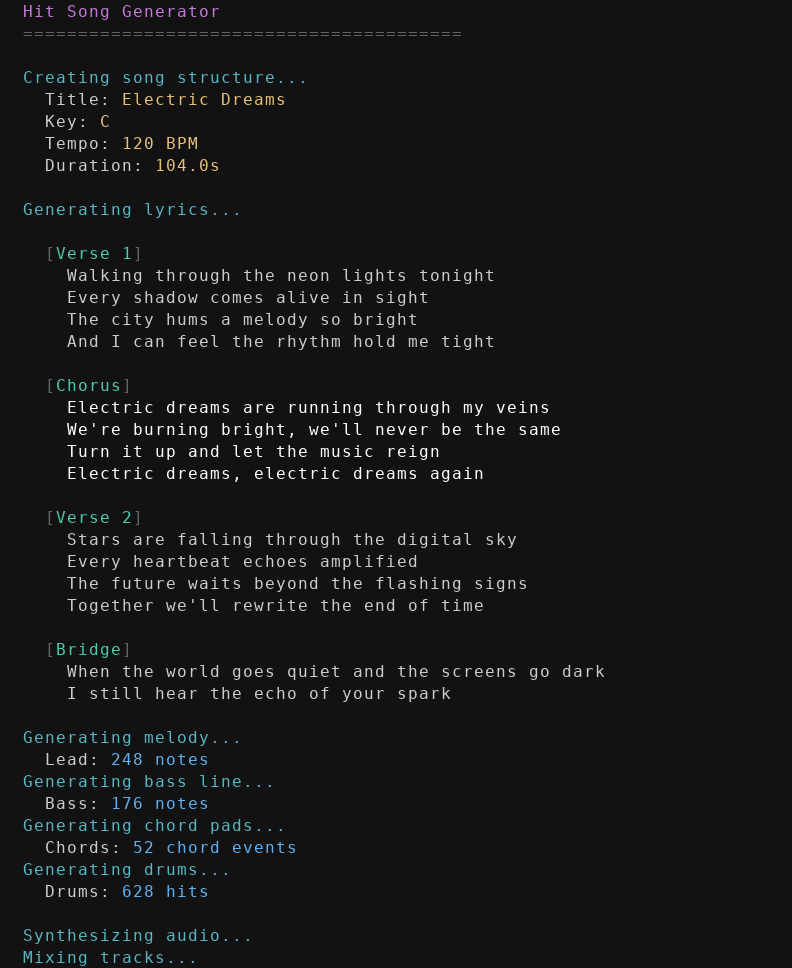

This chart was generated by the following Python code:
#!/usr/bin/env python3
"""Generate a screenshot of the hit song generator running."""

from PIL import Image, ImageDraw, ImageFont
import os

# Terminal dimensions
COLS = 72
ROWS = 44
CELL_W = 11
CELL_H = 22
FONT_SIZE = 16

BG = (18, 18, 18)
FG = (204, 204, 204)
GREEN = (78, 201, 176)
YELLOW = (229, 192, 123)
CYAN = (86, 182, 194)
MAGENTA = (198, 120, 221)
BLUE = (97, 175, 239)
WHITE = (255, 255, 255)
DIM = (100, 100, 100)

buffer = []

def add_line(text="", fg=FG):
    row = []
    for ch in text:
        row.append((ch, fg, BG))
    while len(row) < COLS:
        row.append((' ', fg, BG))
    buffer.append(row[:COLS])

def add_colored_line(segments):
    row = []
    for text, fg in segments:
        for ch in text:
            row.append((ch, fg, BG))
    while len(row) < COLS:
        row.append((' ', FG, BG))
    buffer.append(row[:COLS])


# Build terminal output
add_colored_line([("  Hit Song Generator", MAGENTA)])
add_colored_line([("  " + "=" * 40, DIM)])
add_line()
add_colored_line([("  Creating song structure...", CYAN)])
add_colored_line([("    Title: ", FG), ("Electric Dreams", YELLOW)])
add_colored_line([("    Key: ", FG), ("C", YELLOW)])
add_colored_line([("    Tempo: ", FG), ("120 BPM", YELLOW)])
add_colored_line([("    Duration: ", FG), ("104.0s", YELLOW)])
add_line()
add_colored_line([("  Generating lyrics...", CYAN)])
add_line()
add_colored_line([("    [", DIM), ("Verse 1", GREEN), ("]", DIM)])
add_colored_line([("      Walking through the neon lights tonight", FG)])
add_colored_line([("      Every shadow comes alive in sight", FG)])
add_colored_line([("      The city hums a melody so bright", FG)])
add_colored_line([("      And I can feel the rhythm hold me tight", FG)])
add_line()
add_colored_line([("    [", DIM), ("Chorus", GREEN), ("]", DIM)])
add_colored_line([("      Electric dreams are running through my veins", WHITE)])
add_colored_line([("      We're burning bright, we'll never be the same", WHITE)])
add_colored_line([("      Turn it up and let the music reign", WHITE)])
add_colored_line([("      Electric dreams, electric dreams again", WHITE)])
add_line()
add_colored_line([("    [", DIM), ("Verse 2", GREEN), ("]", DIM)])
add_colored_line([("      Stars are falling through the digital sky", FG)])
add_colored_line([("      Every heartbeat echoes amplified", FG)])
add_colored_line([("      The future waits beyond the flashing signs", FG)])
add_colored_line([("      Together we'll rewrite the end of time", FG)])
add_line()
add_colored_line([("    [", DIM), ("Bridge", GREEN), ("]", DIM)])
add_colored_line([("      When the world goes quiet and the screens go dark", FG)])
add_colored_line([("      I still hear the echo of your spark", FG)])
add_line()
add_colored_line([("  Generating melody...", CYAN)])
add_colored_line([("    Lead: ", FG), ("248 notes", BLUE)])
add_colored_line([("  Generating bass line...", CYAN)])
add_colored_line([("    Bass: ", FG), ("176 notes", BLUE)])
add_colored_line([("  Generating chord pads...", CYAN)])
add_colored_line([("    Chords: ", FG), ("52 chord events", BLUE)])
add_colored_line([("  Generating drums...", CYAN)])
add_colored_line([("    Drums: ", FG), ("628 hits", BLUE)])
add_line()
add_colored_line([("  Synthesizing audio...", CYAN)])
add_colored_line([("  Mixing tracks...", CYAN)])
add_colored_line([("  Mastering...", CYAN)])
add_line()
add_colored_line([("  Exporting to hitsong.mp3...", CYAN)])
add_line()
add_colored_line([("  Done! Your hit song is ready: ", GREEN), ("hitsong.mp3", YELLOW)])

while len(buffer) < ROWS:
    add_line()

# Render
width = COLS * CELL_W
height = ROWS * CELL_H

img = Image.new("RGB", (width, height), BG)
draw = ImageDraw.Draw(img)

try:
    font = ImageFont.truetype("/usr/share/fonts/truetype/dejavu/DejaVuSansMono.ttf", FONT_SIZE)
except:
    font = ImageFont.load_default()

for row_idx, row in enumerate(buffer[:ROWS]):
    for col_idx, (ch, fg, bg) in enumerate(row):
        x = col_idx * CELL_W
        y = row_idx * CELL_H
        if bg != BG:
            draw.rectangle([x, y, x + CELL_W, y + CELL_H], fill=bg)
        draw.text((x + 1, y + 2), ch, fill=fg, font=font)

output_path = os.path.join(os.path.dirname(os.path.abspath(__file__)), "screenshot.png")
img.save(output_path)
print(f"Screenshot saved to {output_path}")
